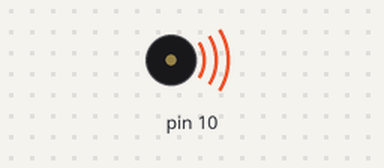
The sketch below on a simulated Arduino Uno, built with avr-gcc and run on an emulated ATmega328P. Shown: buzzer (waves = sounding).

Above: at 0.1 s.
At 8.1 s:
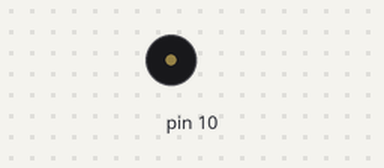
Timing chart, 0 to 9.6 s (numbered marks = the images above):
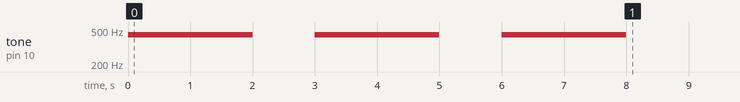

The sketch:

3times_tone.ino
```cpp
int i;
void setup(){
 for(i=0;i<3;i++){
 tone(10, 440);
 delay(2000);
 noTone(10);
 delay(1000);
 }
}
void loop(){
}
```
